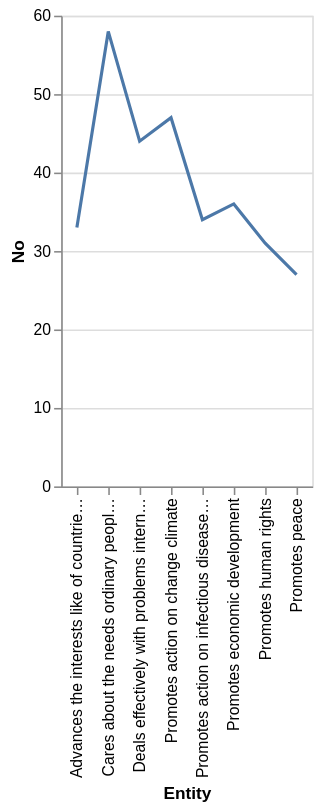

The Vega-Lite source for this figure:
### Vega-Lite specification from a JSON file in a GitHub repository (floating-point values rounded to 4 significant figures)
{"$schema": "https://vega.github.io/schema/vega-lite/v5.json", "description": "Line chart auto-generated from CSV", "data": {"values": [{"Entity": "Cares about the needs ordinary people of", "No": "58", "Yes": "38"}, {"Entity": "Promotes action on change climate", "No": "47", "Yes": "46"}, {"Entity": "Deals effectively with problems international", "No": "44", "Yes": "50"}, {"Entity": "Promotes economic development", "No": "36", "Yes": "58"}, {"Entity": "Promotes action on infectious diseases like coronavirus", "No": "34", "Yes": "59"}, {"Entity": "Advances the interests like of countries fours", "No": "33", "Yes": "60"}, {"Entity": "Promotes human rights", "No": "31", "Yes": "66"}, {"Entity": "Promotes peace", "No": "27", "Yes": "68"}]}, "mark": "line", "encoding": {"x": {"field": "Entity", "type": "ordinal"}, "y": {"field": "No", "type": "quantitative"}}}
